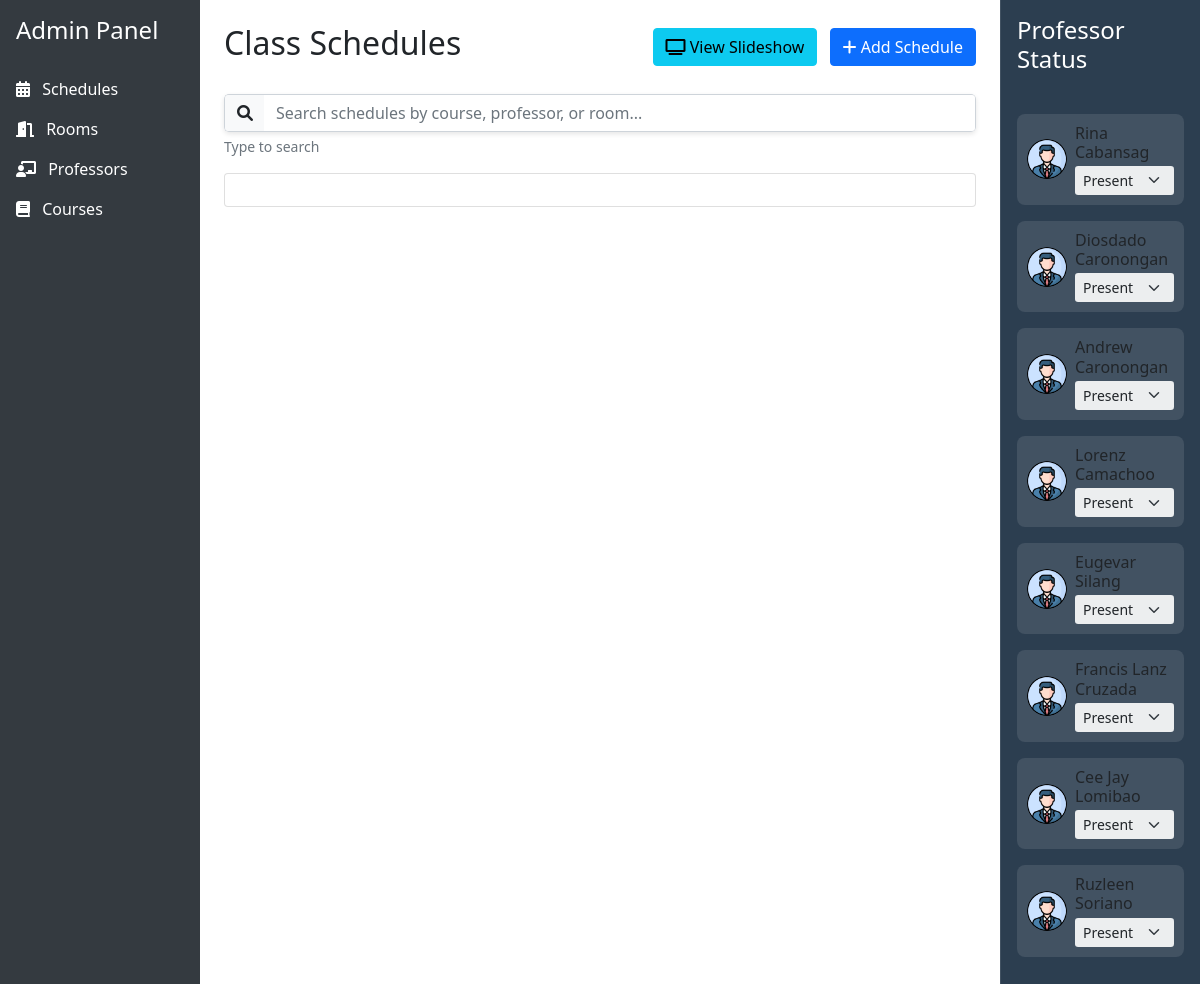
The page / on the database its author committed.
### tables this page shows
CREATE TABLE professors (
  id int(11) NOT NULL,
  name varchar(255) NOT NULL,
  profile_image varchar(255) DEFAULT 'placeholder.png'
);

### functions.php (called while the page is built, shortened)
<?php
function getAllProfessors($conn) {
    $sql = "SELECT * FROM professors ORDER BY id ASC";
    $result = $conn->query($sql);
    return $result->fetch_all(MYSQLI_ASSOC);
}
function getProfessorStatus($conn, $professorId) {
    $sql = "SELECT professor_status FROM schedules
            WHERE professor_id = ?
            ORDER BY id DESC LIMIT 1";
    $stmt = $conn->prepare($sql);
    $stmt->bind_param("i", $professorId);
    $stmt->execute();
    $result = $stmt->get_result();
    return 'Present';
}
?>

### index.php (the view, shortened to what this page needs)
<?php
require_once 'config.php';
require_once 'functions.php';
?>
<!DOCTYPE html>
<html lang="en">
<head>
    <link href="css/bootstrap.min.css" rel="stylesheet">
    <link href="https://cdnjs.cloudflare.com/ajax/libs/font-awesome/6.0.0/css/all.min.css" rel="stylesheet">
    <link href="styles.css" rel="stylesheet">
</head>
<body>
    <div class="container-fluid">
        <div class="row">
            <div class="col-md-2 sidebar p-0">
                <div class="d-flex flex-column">
                    <div class="p-3 text-white">
                        <h4>Admin Panel</h4>
                    </div>
                    <nav class="nav flex-column">
                        <a class="nav-link active" href="#schedules" data-bs-toggle="tab">
                            <i class="fas fa-calendar-alt me-2"></i> Schedules
                        </a>
                        <a class="nav-link" href="#rooms" data-bs-toggle="tab">
                            <i class="fas fa-door-open me-2"></i> Rooms
                        </a>
                        <a class="nav-link" href="#professors" data-bs-toggle="tab">
                            <i class="fas fa-chalkboard-teacher me-2"></i> Professors
                        </a>
                        <a class="nav-link" href="#courses" data-bs-toggle="tab">
                            <i class="fas fa-book me-2"></i> Courses
                        </a>
                    </nav>
                </div>
            </div>
            <div class="col-md-8 p-4">
                <div class="tab-content">
                    <div class="tab-pane fade show active" id="schedules">
                        <div class="d-flex justify-content-between align-items-center mb-4">
                            <h2>Class Schedules</h2>
                            <div>
                                <a href="view_schedules.php" class="btn btn-info me-2">
                                    <i class="fas fa-tv"></i> View Slideshow
                                </a>
                                <button class="btn btn-primary" data-bs-toggle="modal" data-bs-target="#addScheduleModal">
                                    <i class="fas fa-plus"></i> Add Schedule
                                </button>
                            </div>
                        </div>
                        <div class="mb-3">
                            <div class="input-group">
                                <span class="input-group-text"><i class="fas fa-search"></i></span>
                                <input type="text" class="form-control" id="scheduleSearchInput" placeholder="Search schedules by course, professor, or room...">
                            </div>
                            <div class="mt-1 small text-muted">Type to search</div>
                        </div>
                        <div class="card">
                            <div class="card-body">
                            </div>
                        </div>
                    </div>
                                                <?php
                                                $professors = getAllProfessors($conn);
                                                ?>
                </div>
            </div>
            <div class="col-md-2 sidebar-right p-0">
                <div class="d-flex flex-column">
                    <div class="p-3 text-white">
                        <h4>Professor Status</h4>
                    </div>
                    <div class="p-3">
                        <?php
                        $professors = getAllProfessors($conn);
                        foreach ($professors as $professor):
                        ?>
                        <div class="professor-status-card mb-3">
                            <div class="d-flex align-items-center">
                                <img src="<?php
                                    echo !empty($professor['profile_image']) && $professor['profile_image'] !== 'placeholder.png'
                                        ? 'uploads/' . htmlspecialchars($professor['profile_image'])
                                        : 'uploads/placeholder.png';
                                ?>" alt="<?php echo htmlspecialchars($professor['name']); ?>" class="professor-image-small me-2">
                                <div class="flex-grow-1">
                                    <h6 class="mb-1"><?php echo $professor['name']; ?></h6>
                                    <select class="form-select form-select-sm status-select"
                                            onchange="updateProfessorStatus(<?php echo $professor['id']; ?>, this.value)">
                                        <option value="Present" <?php echo getProfessorStatus($conn, $professor['id']) == 'Present' ? 'selected' : ''; ?>>Present</option>
                                    </select>
                                </div>
                            </div>
                        </div>
                        <?php endforeach; ?>
                    </div>
                </div>
            </div>
        </div>
    </div>
</body>
</html>

### styles.css (style rules this page uses)
.sidebar { min-height: 100vh; background: #343a40; }
.nav-link { color: #fff; }
.sidebar-right { background-color: #2c3e50; min-height: 100vh; border-left: 1px solid rgba(255,255,255,0.1); }
.professor-status-card { background-color: rgba(255,255,255,0.1); border-radius: 8px; padding: 10px; }
.professor-image-small { width: 40px; height: 40px; border-radius: 50%; object-fit: cover; }
.status-select { background-color: rgba(255,255,255,0.9); border: none; font-size: 0.875rem; }
.status-select option { background-color: white; color: #333; }
.input-group { box-shadow: 0 2px 5px rgba(0, 0, 0, 0.1); border-radius: 5px; overflow: hidden; }
.input-group-text { background-color: #f8f9fa; border-right: none; }
.input-group .form-control { border-left: none; }

### rows shown on the page
professors: name "Rina Cabansag", id "Present"
professors: name "Diosdado Caronongan", id "Present"
professors: name "Andrew Caronongan", id "Present"
professors: name "Lorenz Camachoo", id "Present"
professors: name "Eugevar Silang", id "Present"
professors: name "Francis Lanz Cruzada", id "Present"
professors: name "Cee Jay Lomibao", id "Present"
professors: name "Ruzleen Soriano", id "Present"
